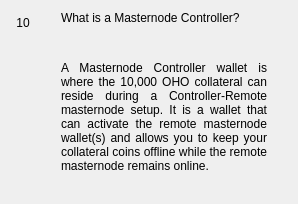
                  <widget class="QWidget" name="widgetFaq10" native="true">
                   <layout class="QHBoxLayout" name="horizontalpage_10" stretch="0,1">
                    <item alignment="Qt::AlignTop">
                     <widget class="QLabel" name="labelNumber10">
                      <property name="minimumSize">
                       <size>
                        <width>24</width>
                        <height>24</height>
                       </size>
                      </property>
                      <property name="maximumSize">
                       <size>
                        <width>16777215</width>
                        <height>24</height>
                       </size>
                      </property>
                      <property name="text">
                       <string>10</string>
                      </property>
                      <property name="alignment">
                       <set>Qt::AlignCenter</set>
                      </property>
                     </widget>
                    </item>
                    <item>
                     <layout class="QVBoxLayout" name="verticalLayoutpage_10">
                      <property name="leftMargin">
                       <number>20</number>
                      </property>
                      <property name="rightMargin">
                       <number>20</number>
                      </property>
                      <item>
                       <widget class="QLabel" name="labelSubtitle10">
                        <property name="text">
                         <string>What is a Masternode Controller?</string>
                        </property>
                        <property name="wordWrap">
                         <bool>true</bool>
                        </property>
                       </widget>
                      </item>
                      <item>
                       <spacer name="verticalSpacer_100">
                        <property name="orientation">
                         <enum>Qt::Vertical</enum>
                        </property>
                        <property name="sizeType">
                         <enum>QSizePolicy::Fixed</enum>
                        </property>
                        <property name="sizeHint" stdset="0">
                         <size>
                          <width>20</width>
                          <height>30</height>
                         </size>
                        </property>
                       </spacer>
                      </item>
                      <item>
                       <widget class="QLabel" name="labelContent10">
                        <property name="text">
                         <string>&lt;html&gt;&lt;head/&gt;&lt;body&gt;&lt;p align=&quot;justify&quot;&gt;A Masternode Controller wallet is where the 10,000 OHO collateral can reside during a Controller-Remote masternode setup. It is a wallet that can activate the remote masternode wallet(s) and allows you to keep your collateral coins offline while the remote masternode remains online. &lt;/p&gt;&lt;/body&gt;&lt;/html&gt;</string>
                        </property>
                        <property name="alignment">
                         <set>Qt::AlignLeading|Qt::AlignLeft|Qt::AlignTop</set>
                        </property>
                        <property name="wordWrap">
                         <bool>true</bool>
                        </property>
                       </widget>
                      </item>
                      <item>
                       <spacer name="verticalSpacer_92">
                        <property name="orientation">
                         <enum>Qt::Vertical</enum>
                        </property>
                        <property name="sizeHint" stdset="0">
                         <size>
                          <width>20</width>
                          <height>20</height>
                         </size>
                        </property>
                       </spacer>
                      </item>
                     </layout>
                    </item>
                   </layout>
                  </widget>
